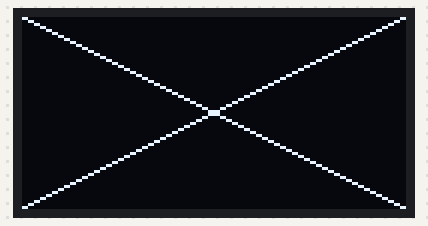
Recording of a sketch running on a simulated Arduino Uno, built with avr-gcc and run on an emulated ATmega328P. Parts: 128×64 one-colour display.

Above: at 0.1 s.

The sketch:

sketch_line.ino
```cpp
#include <Wire.h>
#include <Adafruit_GFX.h>
#include <Adafruit_SSD1306.h>

#if (SSD1306_LCDHEIGHT != 64)
#error("Height incorrect, please fix Adafruit_SSD1306.h!");
#endif

Adafruit_SSD1306 display(-1);

void setup() {
  display.begin(SSD1306_SWITCHCAPVCC, 0x3c);
}

void loop() {
  display.clearDisplay();
  display.drawLine(0, 0, 127, 63, WHITE);
  display.drawLine(127, 0, 0, 63, WHITE);
  display.display();
  delay(1000);
}
```
